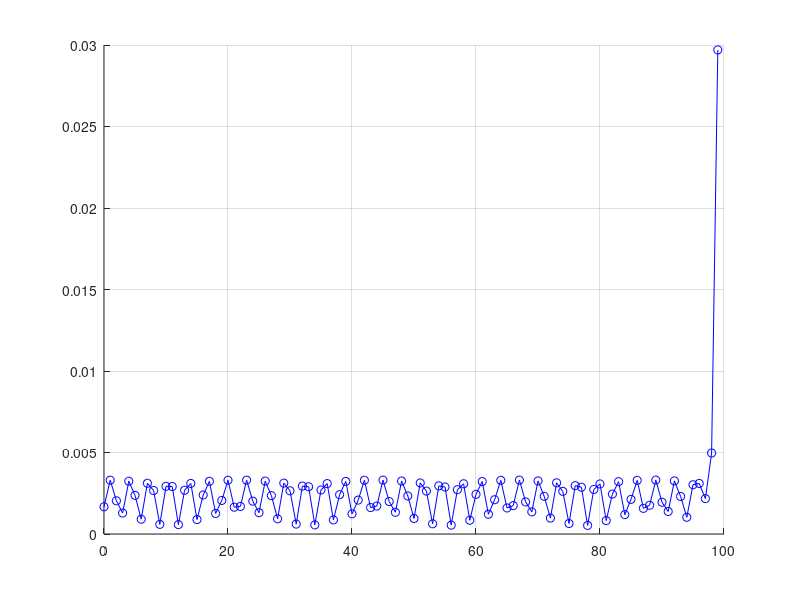

MATLAB code for this plot:
clf; clc; clear;
x = [0:1:100];
n = length(x);
beg = x(1);
en = x(n);
h = x(2) - x(1);
y = sin(x);
arD = y;
d2y = y;
dy = y;
grid on;
hold on;
for p = 1:2
for i = n:-1:1 + p
d2y(i) = d2y(i) - d2y(i - 1);
if (p == 1)
dy(i) = dy(i) - dy(i - 1);
end
end
end

dy = dy(1, 2:n);
d2y = d2y(1, 3:n) * (3 / h ^ 2);

nb = n-2;
Y = [[4, 1], zeros([1, nb - 2])];
for i = 2:nb - 1
Y = [Y; zeros([1, i - 2]), [1, 4, 1], zeros([1, nb - (i - 2) - 3])];
end
Y = [Y; zeros([1, nb - 2]), [1, 4]];
arB = [0, d2y * Y^(-1), 0];
arC = dy / h - h/3 * (2 * arB(1:n-1) + arB(2:n));
arA = (-arB(1:n-1) + arB(2:n)) / (3 * h);

dev = zeros(1,n-1);
l = 1;

for i = 1:(n-1)
curSp = [arA(i), arB(i), arC(i), arD(i)];

xi =x(l):0.01:x(l+1);
y_cur = polyval(curSp,xi-x(l));
y1 = sin(xi);
for j = 1:length(y_cur)-1
if abs(y_cur(j) - y1(j)) > dev(l)
dev(l) = abs(y_cur(j) - y1(j));
x1(l) = x(l);
end
end

j = 1;
l = l + 1;
end
plot(x1, dev, 'o-b')